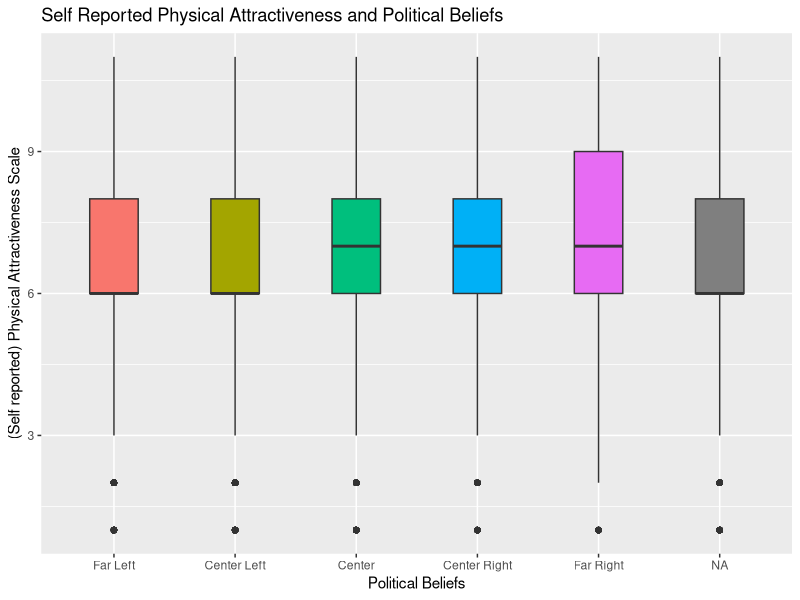
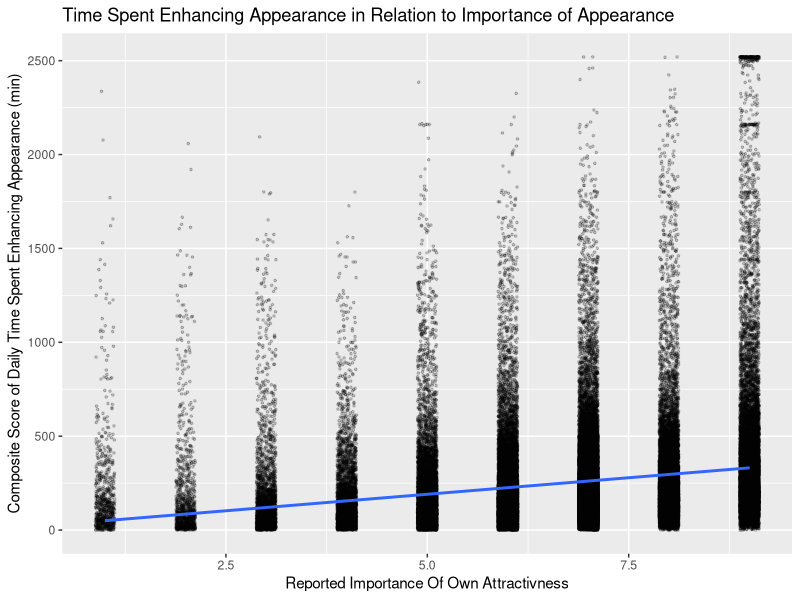

These figures' R source, in order:
## ---- chunk 1
#| label: load-data
#| include: false
library(ggplot2)

h1 <- read.csv("data/processed_data/practice_h1.csv")
h2 <- read.csv("data/processed_data/practice_h2.csv")

## ---- chunk 2

# I realized that my boxplot labelled the x-axis wrong, so I need to changes the levels in my cot_politics variable
# For the sake of simplicity, I will just do this here.

h1$cot_politics <- factor(h1$cot_politics, levels = c("far_left", "center_left", "center", "center_right", "far_right"))

## ---- chunk 3
#| label: h1-descriptives
# Count respondents in each group.
table(h1$cot_politics)

# Summarize attractiveness points seperately in each group.
by(h1$self_physatt, h1$cot_politics, summary)

## ---- chunk 4
#| label: fig-polatt
#| fig-cap: "Self Reported Physical Attractiveness and Political Beliefs"
#| fig-width: 8
#| fig-height: 5

# plot
ggplot(data = h1, aes(x = cot_politics,
                   y = self_physatt,
                   fill = cot_politics)) +
         geom_boxplot(width = .4) + 
         labs(x = "Political Beliefs", 
         y = "(Self reported) Physical Attractiveness Scale",, 
         title = "Self Reported Physical Attractiveness and Political Beliefs") +
         scale_x_discrete(labels = c("Far Left", "Center Left", "Center", "Center Right", "Far Right")) +
         guides(fill = "none") 

## ---- chunk 5
#| label: h1_anovas

model <- aov(self_physatt ~ cot_politics, data = h1)
summary(model)

# Pairwise comparisons
TukeyHSD(model)


## ---- chunk 6
#| label: h2-descriptives
# don't show ID here
summary(h2[, c("attract_importance_1", "app_enh_total")])

## ---- chunk 7
#| label: fig-attenh
#| fig-cap: "Time Spent Enhancing Appearance in Relation to Importance of Appearance"
#| fig-width: 8
#| fig-height: 5

#Scatter Plot with line
ggplot(data = h2, 
                  aes(x = attract_importance_1,
                      y = app_enh_total)) +
                         geom_jitter(width=.12, height=.1, alpha=.2, size = .6)  +
        labs(x = "Reported Importance Of Own Attractivness", 
        y = "Composite Score of Daily Time Spent Enhancing Appearance (min)", 
        title = "Time Spent Enhancing Appearance in Relation to Importance of Appearance") +
  geom_smooth(method="lm")



## ---- chunk 8
#| label: correlation
r <- cor(h2$attract_importance_1, h2$app_enh_total, use = "complete.obs")
round(r,2)
